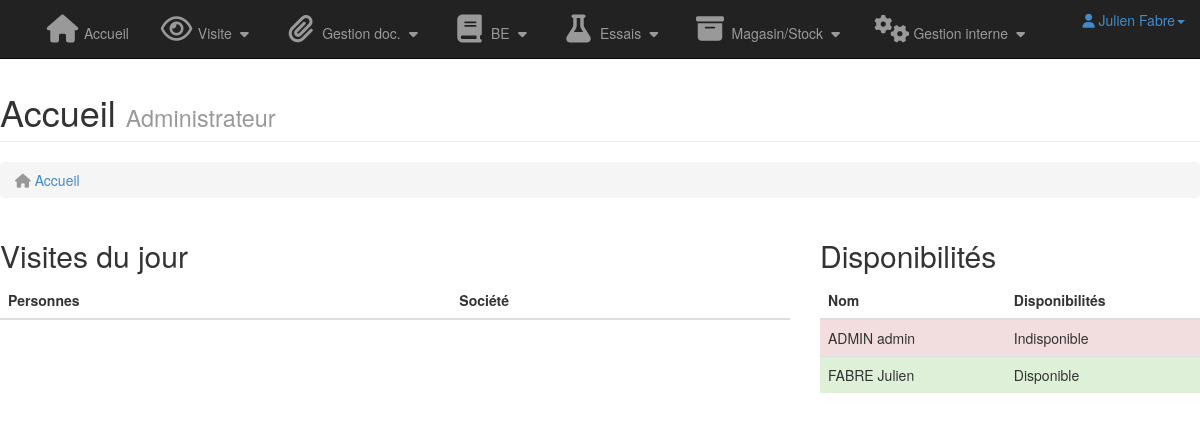
Page /index_admin.php (signed in) on the committed database.
### tables this page shows
CREATE TABLE `disponibilite` (
  `id` int(11) NOT NULL,
  `nom` varchar(250) NOT NULL
);

CREATE TABLE `salarie` (
  `id` int(11) NOT NULL,
  `identifiant` varchar(250) NOT NULL,
  `mdp` varchar(250) NOT NULL,
  `nom` varchar(250) NOT NULL,
  `prenom` varchar(250) NOT NULL,
  `mail` varchar(250) NOT NULL,
  `disponibilite` varchar(250) NOT NULL,
  `id_status` int(11) NOT NULL
);

### index_admin.php (the view, shortened to what this page needs)
<?php
include 'lib/includes.php';
$select = $db->query("SELECT UPPER(S.nom) as nom, S.prenom as prenom, D.id as id, D.nom as dispo FROM disponibilite D, salarie S WHERE S.disponibilite = D.id ORDER BY S.nom ASC");
$disponibilites = $select->fetchAll();
include 'partials/header_index.php'
?>
<div id="wrapper">
    <?php include './partials/navigation.php' ?>
    <div id="page-wrapper">
        <div class="container-fluid">
            <div class="row">
                <div class="col-lg-12">
                    <?= flash(); ?>
                    <h1 class="page-header">
                        Accueil
                        <small>Administrateur</small>
                    </h1>
                    <ol class="breadcrumb">
                        <li class="active">
                            <i class="fa fa-home"></i>  <a href="index.html">Accueil</a>
                        </li>
                    </ol>
                </div>
            </div>
            <div class="row">
                <div class="col-lg-10">
                </div>
            </div>
            <div class="row">
                <div class="col-lg-8">
                    <h2>Visites du jour</h2>
                    <div class="table-responsive table-index-info">
                        <table class="table table-hover table-striped">
                            <thead>
                                <tr>
                                    <th>Personnes</th>
                                    <th>Société</th>
                                </tr>
                            </thead>
                        </table>
                    </div>
                </div>
                <div class="col-lg-4">
                    <h2>Disponibilités</h2>
                    <div class="table-responsive table-index-info">
                        <table class="table table-hover table-striped">
                            <thead>
                                <tr>
                                    <th>Nom</th>
                                    <th>Disponibilités</th>
                                </tr>
                            </thead>
                            <tbody>
                                <?php foreach($disponibilites as $disponibilite): ?>
                                    <tr <?php if($disponibilite['id'] == '1'){ echo "class=\"success\""; } else { echo "class=\"danger\""; }  ?>>
                                        <td><?= $disponibilite['nom']. ' ' .$disponibilite['prenom'] ?></td>
                                        <td><?= $disponibilite['dispo']; ?></td>
                                    </tr>
                                <?php endforeach; ?>
                            </tbody>
                        </table>
                    </div>
                </div>
            </div>
        </div>
    </div>
</div>
<?php
include 'partials/footer_index.php'
?>

### rows in the picture
disponibilite: nom "ADMIN", salarie.prenom "admin", nom "Indisponible"
disponibilite: nom "FABRE", salarie.prenom "Julien", nom "Disponible"

### other values in the picture
$_SESSION['Auth']['prenom'] "Julien"
$_SESSION['Auth']['nom'] "Fabre"
